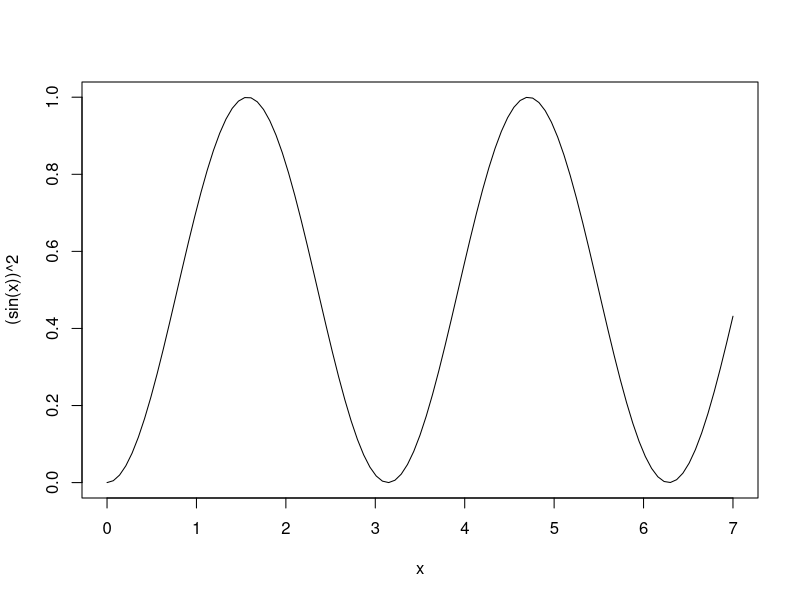
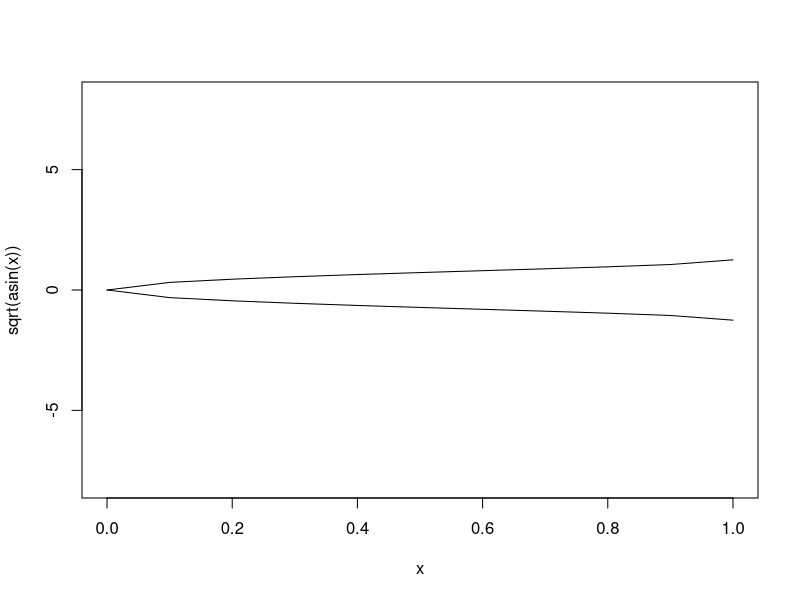
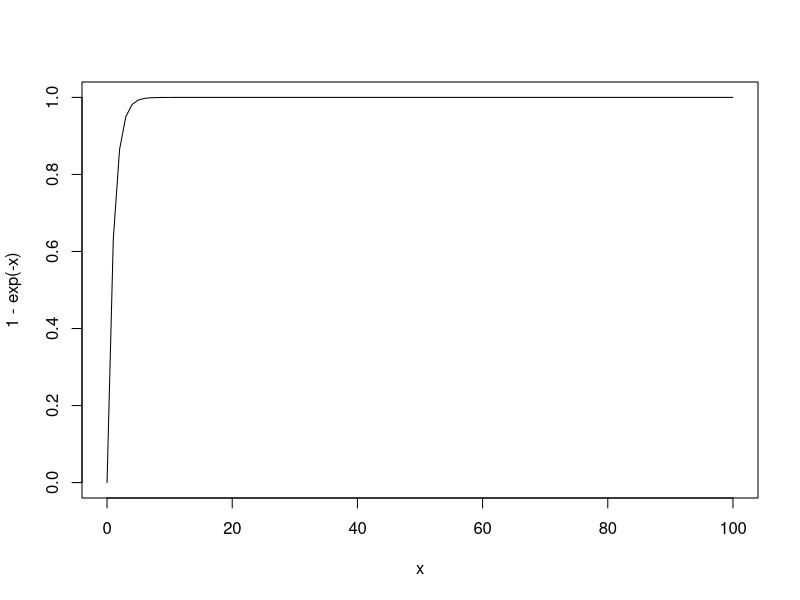
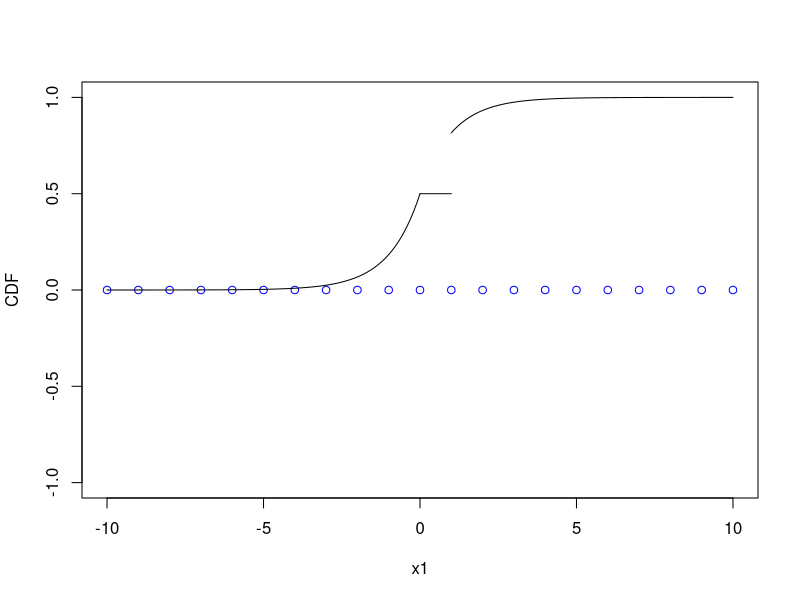
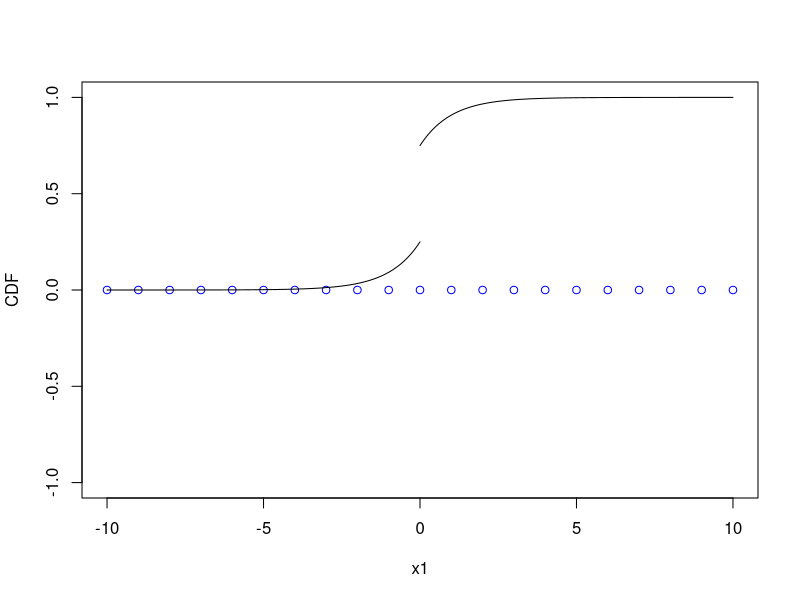
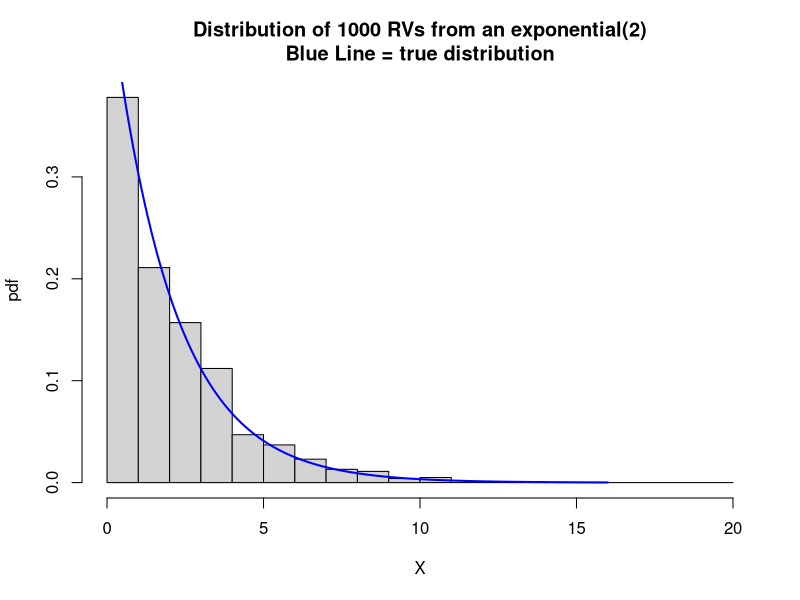

Generate these figures, in order, with R:
## ---- chunk 1
(5 + 6) / (7 * 3)
## ---- chunk 2
curve((sin(x))^2, 0, 7) #Note that this is a function: each x has only 1 value of y

##Note that the inverse is not a function: if you pass a vertical line over the graph, it will intersect in several places. A clue to use the transformation over a partition theorem (2.1.8)

x <- seq(0,1,0.1)
plot(x,sqrt(asin(x)), type="l",  ylim=c(-8, 8))
lines(x,-sqrt(asin(x)))

## ---- chunk 3
curve(1-exp(-x), 0,100)
## ---- chunk 4
##the sequences for where each equation applies
x1 <- seq(-10,10,1)
x2 <- seq(-10,0,0.1)
x3 <- seq(1, 10, 0.1)
x4 <- seq(0,1,0.1)

##the plots themselves for each sequence
plot(x1, 0*x1,type="p", ylim=c(-1,1), col="blue",ylab="CDF")
lines(x2,exp(x2)/2)
lines(x3,1-(exp(-x3)/2))
lines(x4,0*x4+1/2)
## ---- chunk 5
##the sequences for where each equation applies
x1 <- seq(-10,10,1)
x2 <- seq(-10,0,0.1)
x3 <- seq(0, 10, 0.1)

##the plots themselves for each sequence
plot(x1, 0*x1,type="p", ylim=c(-1,1), col="blue",ylab="CDF")
lines(x2,exp(x2)/4)
lines(x3,1-(exp(-x3)/4))
## ---- chunk 6
  N<-1000
  lambda<-2
  y<- (-lambda*log(1-runif(N,0,1)))
  mytxt<-paste("Distribution of ",N," RVs from an exponential(",lambda,")","\nBlue Line = true distribution",sep="")
  hist(y,main=mytxt,freq=F,xlab="X",ylab="pdf",breaks=c(0:20))
  xx<-seq(0,16,.01)
  lines(xx,dexp(xx,rate=(1/lambda)),lwd=2,col="blue")  # Note in help(dexp) the mean is 1/rate.
